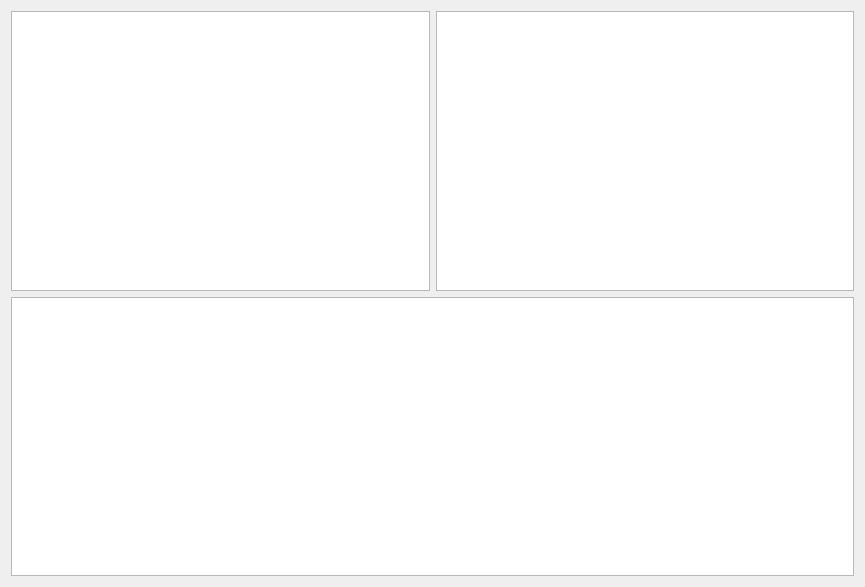
<?xml version="1.0" encoding="UTF-8"?>
<ui version="4.0">
 <class>Widget</class>
 <widget class="QWidget" name="Widget">
  <property name="geometry">
   <rect>
    <x>0</x>
    <y>0</y>
    <width>865</width>
    <height>587</height>
   </rect>
  </property>
  <property name="windowTitle">
   <string>Widget</string>
  </property>
  <layout class="QGridLayout" name="gridLayout">
   <item row="0" column="0">
    <widget class="QTreeView" name="treeView"/>
   </item>
   <item row="0" column="1">
    <widget class="QListView" name="listView"/>
   </item>
   <item row="1" column="0" colspan="2">
    <widget class="QTableView" name="tableView"/>
   </item>
  </layout>
 </widget>
 <layoutdefault spacing="6" margin="11"/>
 <resources/>
 <connections/>
</ui>
